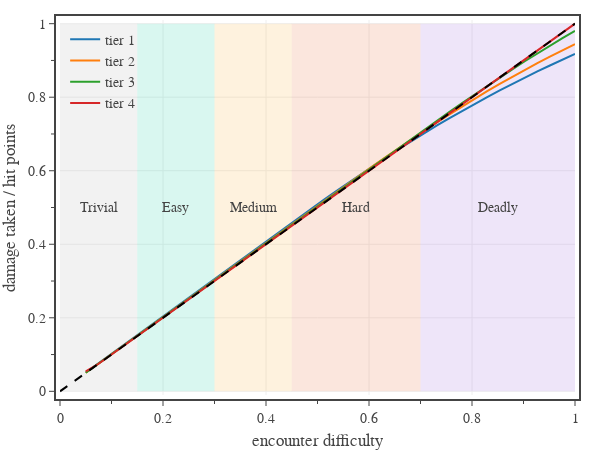

Source (notebook cell):
### Code cell
# plots the average damage taken by the PCs and monsters for a range of difficulties

# create figure
fig = go.Figure(
    layout=go.Layout(
        template=tfb.FIG_TEMPLATE,
        xaxis=dict(
            title_text='encounter difficulty',
            range=[0.0, 1.0],
            tick0=0, dtick=0.2,
            minor=dict(tick0=0, dtick=0.1),
        ),
        yaxis=dict(
            title_text='damage taken / hit points',
            range=[-0.01,1.01],
            #tickformat='.0%'
            tick0=0, dtick=0.2,
            minor=dict(tick0=0, dtick=0.1),
        ),
        legend=dict(
            xanchor='left', yanchor='top',
            x=0.01, y=0.99,
            orientation='v',
            tracegroupgap=0,
            bgcolor='rgba(0,0,0,0)',
        )
    )
)

# plot difficulty ranges
thresholds = [
    ('Trivial', 0.00, 0.15, 'rgba(167, 167, 167, 0.15)'),
    ('Easy',    0.15, 0.15, 'rgba(  0, 199, 151, 0.15)'),
    ('Medium',  0.30, 0.15, 'rgba(245, 166,  35, 0.15)'),
    ('Hard',    0.45, 0.25, 'rgba(228,  90,  29, 0.15)'),
    ('Deadly',  0.70, 0.30, 'rgba(144,  79, 213, 0.15)'), #rgba(213,  79,  79, 0.2)'
]
for name, diff, dx, color in thresholds:
    fig.add_trace(go.Scatter(
        x=[diff, diff+dx], 
        y=[1.0, 1.0],
        mode='none',
        fill='tozeroy', 
        showlegend=False,
        #line_color=color,
        #marker_color=color,
        fillcolor=color,
        #hoveron = 'points+fills', # select where hover is active
        hoverinfo='none'
    ))
    fig.add_annotation(
        x=diff + dx/2, 
        y=0.5,
        text=name,
        showarrow=False,
    )

tiers = [
    {
        'name': 'tier 1',
        'cv': 0.8,
        'dash': 'solid',
    },
    {
        'name': 'tier 2',
        'cv': 0.6,
        'dash': 'dash',
    },
    {
        'name': 'tier 3',
        'cv': 0.4,
        'dash': 'dashdot',
    },
    {
        'name': 'tier 4',
        'cv': 0.2,
        'dash': 'dashdot',
    },
]

colors = iter(COLOR_LIST)
difficulties = list(np.linspace(0.05, 1.0, 40))
for tier in tiers:
    pc_win_pct = []
    mon_win_pct = []
    pc_hp_loss = []
    pc_hp_loss_sigma = []
    mon_hp_loss = []
    mon_hp_loss_sigma = []
    for diff in difficulties:
        party_hp = 100
        pc_r_win = 3
        pc_dpr_cv = tier['cv']

        mon_hp = 100
        mon_r_win = pc_r_win/diff
        mon_dpr_cv = tier['cv']


        party_dpr = mon_hp/pc_r_win
        party_size = 4
        pc_hp = party_hp/party_size
        pc_dpr = party_dpr/party_size

        mon_dpr = party_hp/mon_r_win

        
        combatants = [
            cp.Combatant(
                group='NPCs',
                name='monster',
                opponent='PCs',
                level=5,
                hit_points = mon_hp,
                damage = [cp.gaussian_dice_distribution(mon_dpr, mon_dpr_cv*mon_dpr)],
            ),
            cp.Combatant(
                group='PCs',
                name='PC 1',
                opponent='NPCs',
                level=5,
                hit_points = pc_hp,
                damage = [cp.gaussian_dice_distribution(pc_dpr, pc_dpr_cv*pc_dpr)],
            ),
            cp.Combatant(
                group='PCs',
                name='PC 2',
                opponent='NPCs',
                level=5,
                hit_points = pc_hp,
                damage = [cp.gaussian_dice_distribution(pc_dpr, pc_dpr_cv*pc_dpr)],
            ),
            cp.Combatant(
                group='PCs',
                name='PC 3',
                opponent='NPCs',
                level=5,
                hit_points = pc_hp,
                damage = [cp.gaussian_dice_distribution(pc_dpr, pc_dpr_cv*pc_dpr)],
            ),
            cp.Combatant(
                group='PCs',
                name='PC 4',
                opponent='NPCs',
                level=5,
                hit_points = pc_hp,
                damage = [cp.gaussian_dice_distribution(pc_dpr, pc_dpr_cv*pc_dpr)],
            ),
        ]
        e = cp.Encounter(combatants, initiative=['PC 1','PC 2','monster','PC 3','PC 4'], rounds=10)
        pc_win_pct += [e.group_win_pct('PCs', method='approx')]
        mon_win_pct += [e.group_win_pct('NPCs', method='approx')]

        pc_hp_loss += [e.group_damage_mean('NPCs', method='approx', clip=False)/(party_size*pc_hp)]
        #pc_hp_loss_sigma += [e.group_damage_sigma('NPCs', method='approx', clip=True)/(party_size*pc_hp)]

        #mon_hp_loss += [e.group_damage_mean('PCs', method='approx', clip=True)/(mon_hp)]
        #mon_hp_loss_sigma += [e.group_damage_sigma('PCs', method='approx', clip=True)/(mon_hp)]


    # plot data
    fig.add_trace(go.Scatter(
        x=difficulties,
        y=pc_hp_loss,
        name=tier['name'],
        mode='lines',
        line_color=next(colors),
        hovertemplate=
            f'<b>' + tier['name'] + '</b><br>'+
            'difficulty %{x:.2f}<br>'+
            'HP lost %{y:.1%}<extra></extra>',
    ))

    """fig.add_trace(go.Scatter(
        x=difficulties,
        y=mon_hp_loss,
        name=f'NPCs',
        mode='lines',
        line_color=COLOR_LIST[1],
        hovertemplate=
            f'<b>NPCs</b><br>'+
            'difficulty %{x:.2f}<br>'+
            'HP lost %{y:.1%}<extra></extra>',
    ))"""

fig.add_trace(go.Scatter(
    x=[0,1],
    y=[0,1],
    name=f'1-to-1',
    showlegend=False,
    mode='lines',
    line_color='black',
    line_dash='dash',
    hoverinfo='skip',
))

# show figure
fig.update_layout(width=600, height=450)
fig.show(config=tfb.FIG_CONFIG)

# save figures
if SAVEFIGS:
    fig.update_layout(autosize=True, width=None, height=None)
    #tfb.save_fig_html(fig, format='large', name=f'./fig-win-vs-diff-deadly-large')
    #tfb.save_fig_html(fig, format='small', name=f'./fig-win-vs-diff-deadly-small')

### Figure 1 — Plotly figure (JSON) as saved in the notebook; plotly's stock layout.template omitted (floating-point values rounded to 4 significant figures)
{"data": [{"fill": "tozeroy", "fillcolor": "rgba(167, 167, 167, 0.15)", "hoverinfo": "none", "mode": "none", "showlegend": false, "type": "scatter", "x": [0, 0.15], "y": [1, 1]}, {"fill": "tozeroy", "fillcolor": "rgba(  0, 199, 151, 0.15)", "hoverinfo": "none", "mode": "none", "showlegend": false, "type": "scatter", "x": [0.15, 0.3], "y": [1, 1]}, {"fill": "tozeroy", "fillcolor": "rgba(245, 166,  35, 0.15)", "hoverinfo": "none", "mode": "none", "showlegend": false, "type": "scatter", "x": [0.3, 0.45], "y": [1, 1]}, {"fill": "tozeroy", "fillcolor": "rgba(228,  90,  29, 0.15)", "hoverinfo": "none", "mode": "none", "showlegend": false, "type": "scatter", "x": [0.45, 0.7], "y": [1, 1]}, {"fill": "tozeroy", "fillcolor": "rgba(144,  79, 213, 0.15)", "hoverinfo": "none", "mode": "none", "showlegend": false, "type": "scatter", "x": [0.7, 1], "y": [1, 1]}, {"hovertemplate": "<b>tier 1</b><br>difficulty %{x:.2f}<br>HP lost %{y:.1%}<extra></extra>", "line": {"color": "#1f77b4"}, "mode": "lines", "name": "tier 1", "type": "scatter", "x": [0.05, 0.07436, 0.09872, 0.1231, 0.1474, 0.1718, 0.1962, 0.2205, 0.2449, 0.2692, 0.2936, 0.3179, 0.3423, 0.3667, 0.391, 0.4154, 0.4397, 0.4641, 0.4885, 0.5128, 0.5372, 0.5615, 0.5859, 0.6103, 0.6346, 0.659, 0.6833, 0.7077, 0.7321, 0.7564, 0.7808, 0.8051, 0.8295, 0.8538, 0.8782, 0.9026, 0.9269, 0.9513, 0.9756, 1], "y": [0.05107, 0.07594, 0.1008, 0.1257, 0.1506, 0.1755, 0.2003, 0.2252, 0.2501, 0.275, 0.2998, 0.3247, 0.3496, 0.3744, 0.3992, 0.424, 0.4487, 0.4732, 0.4976, 0.5218, 0.5457, 0.5693, 0.5926, 0.6155, 0.638, 0.66, 0.6816, 0.7026, 0.7232, 0.7433, 0.7628, 0.7819, 0.8004, 0.8185, 0.8361, 0.8533, 0.87, 0.8863, 0.9022, 0.9177]}, {"hovertemplate": "<b>tier 2</b><br>difficulty %{x:.2f}<br>HP lost %{y:.1%}<extra></extra>", "line": {"color": "#ff7f0e"}, "mode": "lines", "name": "tier 2", "type": "scatter", "x": [0.05, 0.07436, 0.09872, 0.1231, 0.1474, 0.1718, 0.1962, 0.2205, 0.2449, 0.2692, 0.2936, 0.3179, 0.3423, 0.3667, 0.391, 0.4154, 0.4397, 0.4641, 0.4885, 0.5128, 0.5372, 0.5615, 0.5859, 0.6103, 0.6346, 0.659, 0.6833, 0.7077, 0.7321, 0.7564, 0.7808, 0.8051, 0.8295, 0.8538, 0.8782, 0.9026, 0.9269, 0.9513, 0.9756, 1], "y": [0.05058, 0.07522, 0.09987, 0.1245, 0.1492, 0.1738, 0.1984, 0.2231, 0.2477, 0.2724, 0.297, 0.3217, 0.3463, 0.3709, 0.3956, 0.4202, 0.4448, 0.4695, 0.494, 0.5186, 0.543, 0.5674, 0.5916, 0.6156, 0.6394, 0.663, 0.6862, 0.709, 0.7315, 0.7535, 0.7751, 0.7961, 0.8166, 0.8366, 0.8559, 0.8747, 0.8929, 0.9106, 0.9276, 0.9442]}, {"hovertemplate": "<b>tier 3</b><br>difficulty %{x:.2f}<br>HP lost %{y:.1%}<extra></extra>", "line": {"color": "#2ca02c"}, "mode": "lines", "name": "tier 3", "type": "scatter", "x": [0.05, 0.07436, 0.09872, 0.1231, 0.1474, 0.1718, 0.1962, 0.2205, 0.2449, 0.2692, 0.2936, 0.3179, 0.3423, 0.3667, 0.391, 0.4154, 0.4397, 0.4641, 0.4885, 0.5128, 0.5372, 0.5615, 0.5859, 0.6103, 0.6346, 0.659, 0.6833, 0.7077, 0.7321, 0.7564, 0.7808, 0.8051, 0.8295, 0.8538, 0.8782, 0.9026, 0.9269, 0.9513, 0.9756, 1], "y": [0.05039, 0.0749, 0.09944, 0.124, 0.1485, 0.1731, 0.1976, 0.2221, 0.2467, 0.2712, 0.2957, 0.3203, 0.3448, 0.3694, 0.3939, 0.4184, 0.443, 0.4675, 0.492, 0.5166, 0.5411, 0.5656, 0.5902, 0.6147, 0.6391, 0.6635, 0.6879, 0.7121, 0.7361, 0.76, 0.7837, 0.8072, 0.8304, 0.8533, 0.8758, 0.8979, 0.9194, 0.9404, 0.9607, 0.9802]}, {"hovertemplate": "<b>tier 4</b><br>difficulty %{x:.2f}<br>HP lost %{y:.1%}<extra></extra>", "line": {"color": "#d62728"}, "mode": "lines", "name": "tier 4", "type": "scatter", "x": [0.05, 0.07436, 0.09872, 0.1231, 0.1474, 0.1718, 0.1962, 0.2205, 0.2449, 0.2692, 0.2936, 0.3179, 0.3423, 0.3667, 0.391, 0.4154, 0.4397, 0.4641, 0.4885, 0.5128, 0.5372, 0.5615, 0.5859, 0.6103, 0.6346, 0.659, 0.6833, 0.7077, 0.7321, 0.7564, 0.7808, 0.8051, 0.8295, 0.8538, 0.8782, 0.9026, 0.9269, 0.9513, 0.9756, 1], "y": [0.05458, 0.07431, 0.09875, 0.1232, 0.1475, 0.1719, 0.1963, 0.2207, 0.245, 0.2694, 0.2938, 0.3181, 0.3425, 0.3669, 0.3913, 0.4156, 0.44, 0.4644, 0.4888, 0.5131, 0.5375, 0.5619, 0.5863, 0.6106, 0.635, 0.6594, 0.6838, 0.7081, 0.7325, 0.7569, 0.7813, 0.8056, 0.83, 0.8543, 0.8786, 0.903, 0.9273, 0.9515, 0.9758, 1.0]}, {"hoverinfo": "skip", "line": {"color": "black", "dash": "dash"}, "mode": "lines", "name": "1-to-1", "showlegend": false, "type": "scatter", "x": [0, 1], "y": [0, 1]}], "layout": {"annotations": [{"showarrow": false, "text": "Trivial", "x": 0.075, "y": 0.5}, {"showarrow": false, "text": "Easy", "x": 0.225, "y": 0.5}, {"showarrow": false, "text": "Medium", "x": 0.375, "y": 0.5}, {"showarrow": false, "text": "Hard", "x": 0.575, "y": 0.5}, {"showarrow": false, "text": "Deadly", "x": 0.85, "y": 0.5}], "height": 450, "legend": {"bgcolor": "rgba(0,0,0,0)", "orientation": "v", "tracegroupgap": 0, "x": 0.01, "xanchor": "left", "y": 0.99, "yanchor": "top"}, "width": 600, "xaxis": {"dtick": 0.2, "minor": {"dtick": 0.1, "tick0": 0}, "range": [0, 1], "tick0": 0, "title": {"text": "encounter difficulty"}}, "yaxis": {"dtick": 0.2, "minor": {"dtick": 0.1, "tick0": 0}, "range": [-0.01, 1.01], "tick0": 0, "title": {"text": "damage taken / hit points"}}}}
